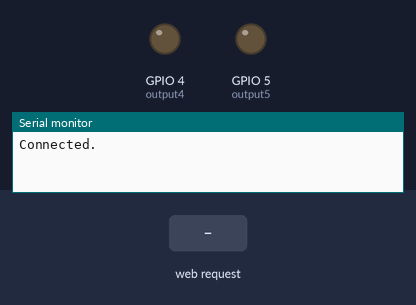
The sketch below on a simulated ESP8266 (NodeMCU). Shown: output pins drawn as LEDs (lit = HIGH), the last lines printed to the serial monitor. Inputs (shaded band) come from the test bench. WiFi joins after 1.5 s; servers stay silent unless stated.

Above: at 2.7 s.
2.8 s: HTTP request GET /5/on received
At 4.0 s:
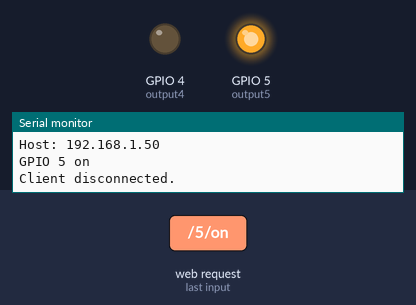
4.3 s: HTTP request GET /4/on received
At 5.1 s:
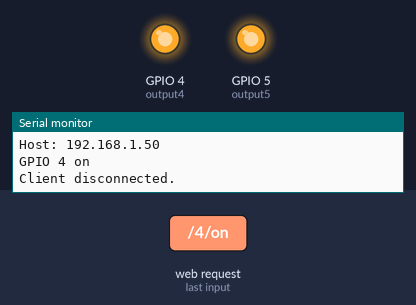
5.8 s: HTTP request GET /5/off received
At 6.2 s:
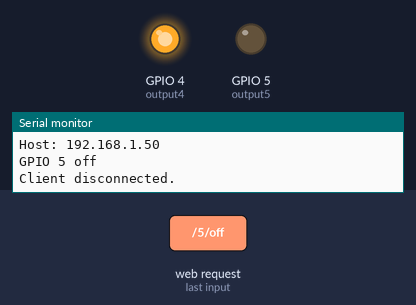
7.3 s: HTTP request GET /4/off received
At 8.6 s:
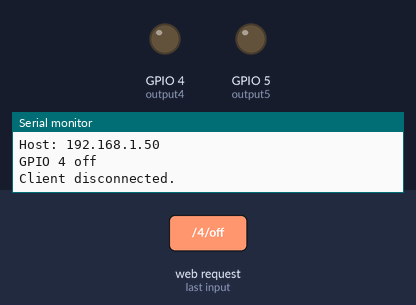
Timing chart, 0 to 9.8 s (numbered marks = the images above; inputs shaded):
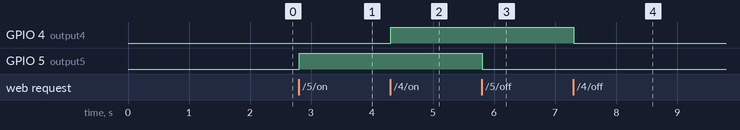

The sketch:

HW3WiFi_Manager.ino
```cpp
#include <ESP8266WiFi.h>
#include <DNSServer.h>
#include <ESP8266WebServer.h>
#include <WiFiManager.h> // https://github.com/tzapu/WiFiManager

// Set web server port number to 80
WiFiServer server(80);

// Variable to store the HTTP request
String header;

// Auxiliary variables to store the current output state
String output5State = "off";
String output4State = "off";

// Assign output variables to GPIO pins
const int output5 = 5;
const int output4 = 4;

void setup() {
  Serial.begin(115200);

  // Initialize the output variables as outputs
  pinMode(output5, OUTPUT);
  pinMode(output4, OUTPUT);

  // Set outputs to LOW
  digitalWrite(output5, LOW);
  digitalWrite(output4, LOW);

  // WiFiManager setup
  WiFiManager wifiManager;

  // Uncomment and run it once, if you want to erase all the stored information
  // wifiManager.resetSettings();

  // Set custom IP for portal (Optional)
  // wifiManager.setAPConfig(IPAddress(10,0,1,1), IPAddress(10,0,1,1), IPAddress(255,255,255,0));

  // Fetches SSID and password from EEPROM and tries to connect
  // If it does not connect, it starts an access point with the specified name and goes into a blocking loop awaiting configuration
  wifiManager.autoConnect("BeeyahAutoconnect");

  // If you get here, you've connected to the WiFi
  Serial.println("Connected.");

  // Start the server
  server.begin();
}

void loop() {
  WiFiClient client = server.available(); // Listen for incoming clients

  if (client) { // If a new client connects
    Serial.println("New Client."); // Print a message out in the serial port
    String currentLine = ""; // Make a String to hold incoming data from the client

    while (client.connected()) { // Loop while the client's connected
      if (client.available()) { // If there's bytes to read from the client
        char c = client.read(); // Read a byte
        Serial.write(c); // Print it out to the serial monitor
        header += c;

        if (c == '\n') { // If the byte is a newline character
          // If the current line is blank, you got two newline characters in a row
          // That's the end of the client HTTP request, so send a response
          if (currentLine.length() == 0) {
            // HTTP headers always start with a response code (e.g. HTTP/1.1 200 OK) and a content-type
            client.println("HTTP/1.1 200 OK");
            client.println("Content-type:text/html");
            client.println("Connection: close");
            client.println();

            // Turns the GPIOs on and off
            if (header.indexOf("GET /5/on") >= 0) {
              Serial.println("GPIO 5 on");
              output5State = "on";
              digitalWrite(output5, HIGH);
            } else if (header.indexOf("GET /5/off") >= 0) {
              Serial.println("GPIO 5 off");
              output5State = "off";
              digitalWrite(output5, LOW);
            } else if (header.indexOf("GET /4/on") >= 0) {
              Serial.println("GPIO 4 on");
              output4State = "on";
              digitalWrite(output4, HIGH);
            } else if (header.indexOf("GET /4/off") >= 0) {
              Serial.println("GPIO 4 off");
              output4State = "off";
              digitalWrite(output4, LOW);
            }

            // Display the HTML web page
            client.println("<!DOCTYPE html><html>");
            client.println("<head><meta name=\"viewport\" content=\"width=device-width, initial-scale=1\">");
            client.println("<link rel=\"icon\" href=\"data:,\">");

            // CSS to style the on/off buttons
            client.println("<style>html { font-family: Helvetica; display: inline-block; margin: 0px auto; text-align: center;}");
            client.println(".button { background-color: #195B6A; border: none; color: white; padding: 16px 40px; text-decoration: none; font-size: 30px; margin: 2px; cursor: pointer;}");
            client.println(".button2 {background-color: #77878A;}</style></head>");

            // Web Page Heading
            client.println("<body><h1>ESP8266 Web Server</h1>");

            // Display current state, and ON/OFF buttons for GPIO 5
            client.println("<p>GPIO 5 - State " + output5State + "</p>");
            if (output5State == "off") {
              client.println("<p><a href=\"/5/on\"><button class=\"button\">ON</button></a></p>");
            } else {
              client.println("<p><a href=\"/5/off\"><button class=\"button button2\">OFF</button></a></p>");
            }

            // Display current state, and ON/OFF buttons for GPIO 4
            client.println("<p>GPIO 4 - State " + output4State + "</p>");
            if (output4State == "off") {
              client.println("<p><a href=\"/4/on\"><button class=\"button\">ON</button></a></p>");
            } else {
              client.println("<p><a href=\"/4/off\"><button class=\"button button2\">OFF</button></a></p>");
            }

            client.println("</body></html>");

            // The HTTP response ends with another blank line
            client.println();

            // Break out of the while loop
            break;
          } else {
            // Clear the currentLine when you get a newline
            currentLine = "";
          }
        } else if (c != '\r') { // If you got anything else but a carriage return character
          currentLine += c; // Add it to the end of the currentLine
        }
      }
    }

    // Clear the header variable
    header = "";

    // Close the connection
    client.stop();
    Serial.println("Client disconnected.");
    Serial.println("");
  }
}
```

Measured:
- after the input at 2.8 s, GPIO 5 (output5): LOW → HIGH at once
- after the input at 4.3 s, GPIO 4 (output4): LOW → HIGH at once
- after the input at 5.8 s, GPIO 5 (output5): HIGH → LOW at once
- after the input at 7.3 s, GPIO 4 (output4): HIGH → LOW at once
